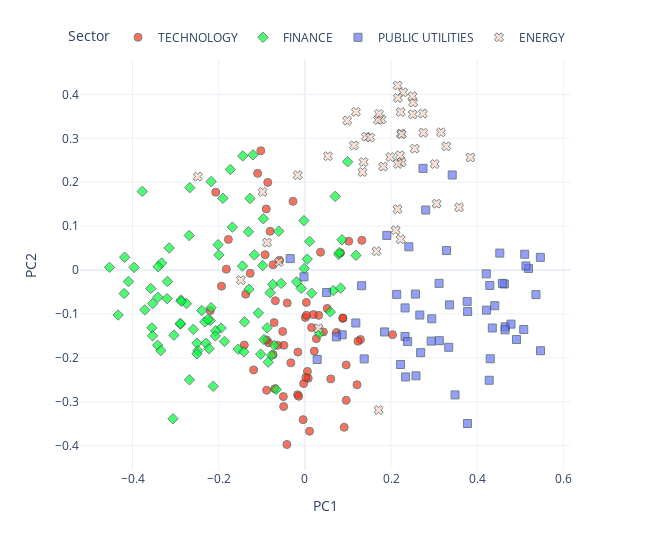

Notebook code cell kept with this figure:
### Code cell
from utils.visualisation_functions import pca_plot_from_embeddings

pca_plot_from_embeddings(
    embedding_matrix=model.embeddings.weight.detach().numpy(),
    sectors=data.sectors,
    tickers=data.tickers,
    industries=data.industries,
    names=data.names,
    dimensions=2,
    reduced=True,
    method="PCA",
    return_df=False,
    rand_state=None,
)

### Figure 1 — Plotly figure (JSON) as saved in the notebook; plotly's stock layout.template omitted (floating-point values rounded to 4 significant figures; data arrays with more than 128 entries replaced by an {"elided": "..."} marker saying what was removed)
{"data": [{"customdata": {"elided": "67x3 str values"}, "hovertemplate": "<b>%{hovertext}</b><br><br>Sector=%{customdata[1]}<br>PC1=%{x}<br>PC2=%{y}<br>ticker=%{customdata[0]}<br>industry=%{customdata[2]}<extra></extra>", "hovertext": ["COMPUTER MANUFACTURING", "EDP SERVICES", "COMPUTER SOFTWARE: PREPACKAGED SOFTWARE", "SEMICONDUCTORS", "EDP SERVICES", "COMPUTER SOFTWARE: PREPACKAGED SOFTWARE", "EDP SERVICES", "SEMICONDUCTORS", "COMPUTER SOFTWARE: PREPACKAGED SOFTWARE", "ELECTRICAL PRODUCTS", "COMPUTER SOFTWARE: PREPACKAGED SOFTWARE", "EDP SERVICES", "COMPUTER SOFTWARE: PREPACKAGED SOFTWARE", "EDP SERVICES", "EDP SERVICES", "RADIO AND TELEVISION BROADCASTING AND COMMUNICATIONS EQUIPMENT", "SEMICONDUCTORS", "COMPUTER COMMUNICATIONS EQUIPMENT", "ELECTRICAL PRODUCTS", "INDUSTRIAL MACHINERY/COMPONENTS", "SEMICONDUCTORS", "COMPUTER COMMUNICATIONS EQUIPMENT", "SEMICONDUCTORS", "INDUSTRIAL MACHINERY/COMPONENTS", "COMPUTER SOFTWARE: PREPACKAGED SOFTWARE", "RADIO AND TELEVISION BROADCASTING AND COMMUNICATIONS EQUIPMENT", "INDUSTRIAL MACHINERY/COMPONENTS", "EDP SERVICES", "COMPUTER MANUFACTURING", "COMPUTER MANUFACTURING", "SEMICONDUCTORS", "SEMICONDUCTORS", "ADVERTISING", "INDUSTRIAL MACHINERY/COMPONENTS", "EDP SERVICES", "PROFESSIONAL SERVICES", "SEMICONDUCTORS", "INDUSTRIAL MACHINERY/COMPONENTS", "SEMICONDUCTORS", "PROFESSIONAL SERVICES", "COMPUTER SOFTWARE: PREPACKAGED SOFTWARE", "RADIO AND TELEVISION BROADCASTING AND COMMUNICATIONS EQUIPMENT", "SEMICONDUCTORS", "SEMICONDUCTORS", "ADVERTISING", "COMPUTER SOFTWARE: PREPACKAGED SOFTWARE", "ELECTRICAL PRODUCTS", "SEMICONDUCTORS", "ELECTRICAL PRODUCTS", "INDUSTRIAL MACHINERY/COMPONENTS", "COMPUTER SOFTWARE: PREPACKAGED SOFTWARE", "EDP SERVICES", "SEMICONDUCTORS", "SEMICONDUCTORS", "INDUSTRIAL MACHINERY/COMPONENTS", "SEMICONDUCTORS", "INDUSTRIAL MACHINERY/COMPONENTS", "COMPUTER SOFTWARE: PREPACKAGED SOFTWARE", "RETAIL: COMPUTER SOFTWARE & PERIPHERAL EQUIPMENT", "SEMICONDUCTORS", "COMPUTER SOFTWARE: PREPACKAGED SOFTWARE", "EDP SERVICES", "ELECTRONIC COMPONENTS", "ADVERTISING", "SEMICONDUCTORS", "COMPUTER PERIPHERAL EQUIPMENT", "EDP SERVICES"], "legendgroup": "TECHNOLOGY", "marker": {"color": "#FD3216", "line": {"color": "DarkSlateGrey", "width": 1}, "opacity": 0.7, "size": 8, "symbol": "circle"}, "mode": "markers", "name": "TECHNOLOGY", "orientation": "v", "showlegend": true, "type": "scatter", "x": [0.03219, 0.05193, -0.08409, 0.09601, 0.01562, -0.1269, -0.1371, -0.1189, 0.02677, -0.04862, 0.02193, 0.04307, 0.01974, 0.2036, 0.001122, 0.06024, 0.01094, -0.04991, -0.2196, -0.08054, -0.01684, -0.04156, 0.003552, -0.08609, 0.08816, 0.09137, -0.1022, 0.1019, -0.03243, 0.00376, 0.005939, -0.01419, -0.1823, -0.0896, 0.1291, -0.1775, -0.07133, -0.08872, -0.07375, -0.2068, -0.06299, -0.1404, -0.04097, 0.007875, -0.09217, -0.002661, -0.05145, 0.1323, -0.01615, -0.02744, -0.0888, -0.06836, 0.09603, -0.04915, 0.08263, 0.1211, -0.1934, 0.0736, 0.03644, 0.002218, -0.06982, -0.1096, 0.1232, -0.07377, -0.003957, -0.0587, 0.08837], "xaxis": "x", "y": [-0.1033, -0.08753, -0.1656, -0.2968, -0.1311, -0.007535, -0.05502, -0.2276, -0.1565, -0.1714, -0.1848, -0.1409, -0.1015, -0.1473, -0.108, -0.248, -0.3673, -0.2884, -0.09261, 0.08825, -0.2841, -0.3975, -0.07377, 0.1996, -0.1098, -0.3584, 0.2716, 0.0657, -0.2115, -0.1031, -0.231, -0.2876, 0.001861, 0.1392, -0.1584, 0.06968, -0.1198, -0.274, -0.1929, 0.1773, -0.1716, -0.1709, -0.07505, -0.2466, 0.03474, -0.2588, -0.14, 0.06765, -0.1869, 0.1564, -0.1593, -0.06996, -0.2162, -0.311, 0.03914, -0.2614, -0.03681, -0.1422, 0.04062, -0.2449, -0.2704, 0.2202, -0.1622, 0.01189, -0.3409, 0.02218, -0.1097], "yaxis": "y"}, {"customdata": {"elided": "93x3 str values"}, "hovertemplate": "<b>%{hovertext}</b><br><br>Sector=%{customdata[1]}<br>PC1=%{x}<br>PC2=%{y}<br>ticker=%{customdata[0]}<br>industry=%{customdata[2]}<extra></extra>", "hovertext": ["INVESTMENT MANAGERS", "DIVERSIFIED COMMERCIAL SERVICES", "LIFE INSURANCE", "PROPERTY-CASUALTY INSURERS", "ACCIDENT &HEALTH INSURANCE", "PROPERTY-CASUALTY INSURERS", "SPECIALTY INSURERS", "SPECIALTY INSURERS", "MAJOR BANKS", "FINANCE: CONSUMER SERVICES", "MAJOR BANKS", "MAJOR BANKS", "COMMERCIAL BANKS", "COMMERCIAL BANKS", "INVESTMENT MANAGERS", "MAJOR BANKS", "MAJOR BANKS", "MAJOR BANKS", "SPECIALTY INSURERS", "MAJOR BANKS", "MAJOR BANKS", "PROPERTY-CASUALTY INSURERS", "MAJOR BANKS", "MAJOR BANKS", "LIFE INSURANCE", "PROPERTY-CASUALTY INSURERS", "MAJOR BANKS", "PROPERTY-CASUALTY INSURERS", "MAJOR BANKS", "FINANCE: CONSUMER SERVICES", "FINANCE: CONSUMER SERVICES", "INVESTMENT MANAGERS", "MAJOR BANKS", "MAJOR BANKS", "MAJOR BANKS", "MAJOR BANKS", "MAJOR BANKS", "MAJOR BANKS", "MAJOR BANKS", "MAJOR BANKS", "MAJOR BANKS", "MAJOR BANKS", "MAJOR BANKS", "PROPERTY-CASUALTY INSURERS", "PROPERTY-CASUALTY INSURERS", "INVESTMENT MANAGERS", "LIFE INSURANCE", "PROPERTY-CASUALTY INSURERS", "PROPERTY-CASUALTY INSURERS", "PROPERTY-CASUALTY INSURERS", "SPECIALTY INSURERS", "MAJOR BANKS", "MAJOR BANKS", "MAJOR BANKS", "MAJOR BANKS", "PROPERTY-CASUALTY INSURERS", "SAVINGS INSTITUTIONS", "PROPERTY-CASUALTY INSURERS", "MAJOR BANKS", "MAJOR BANKS", "INVESTMENT BANKERS/BROKERS/SERVICE", "PROPERTY-CASUALTY INSURERS", "DIVERSIFIED COMMERCIAL SERVICES", "INVESTMENT BANKERS/BROKERS/SERVICE", "INVESTMENT BANKERS/BROKERS/SERVICE", "FINANCE/INVESTORS SERVICES", "PROPERTY-CASUALTY INSURERS", "MAJOR BANKS", "FINANCE: CONSUMER SERVICES", "MAJOR BANKS", "FINANCE: CONSUMER SERVICES", "MAJOR BANKS", "MAJOR BANKS", "MAJOR BANKS", "MAJOR BANKS", "LIFE INSURANCE", "MAJOR BANKS", "INVESTMENT BANKERS/BROKERS/SERVICE", "MAJOR BANKS", "PROPERTY-CASUALTY INSURERS", "MAJOR BANKS", "MAJOR BANKS", "ACCIDENT &HEALTH INSURANCE", "MAJOR BANKS", "MAJOR BANKS", "MAJOR BANKS", "MAJOR BANKS", "MAJOR BANKS", "MAJOR BANKS", "PROPERTY-CASUALTY INSURERS", "MAJOR BANKS", "MAJOR BANKS", "MAJOR BANKS"], "legendgroup": "FINANCE", "marker": {"color": "#00FE35", "line": {"color": "DarkSlateGrey", "width": 1}, "opacity": 0.7, "size": 8, "symbol": "diamond"}, "mode": "markers", "name": "FINANCE", "orientation": "v", "showlegend": true, "type": "scatter", "x": [-0.001391, -0.08756, -0.09627, -0.1682, -0.1728, -0.2175, 0.1187, 0.07888, -0.319, -0.1446, -0.4534, -0.3416, -0.1307, -0.267, -0.117, -0.1079, -0.2175, -0.3327, 0.05913, -0.2505, -0.3405, 0.06582, -0.1944, -0.2393, -0.06648, -0.1296, -0.2873, -0.19, -0.2484, 0.08008, 0.00566, -0.06064, -0.2197, -0.3038, -0.2887, -0.3774, -0.4334, -0.2589, -0.3343, -0.4183, -0.3532, -0.2678, -0.2294, -0.2014, 0.0994, -0.09785, -0.1202, -0.14, -0.07431, 0.01103, 0.01587, -0.3551, 0.03367, -0.2685, -0.3412, -0.002146, -0.1025, -0.05501, -0.2745, -0.4093, -0.1546, -0.07081, -0.07714, -0.2127, -0.01893, -0.095, -0.2067, -0.1415, 0.07045, -0.3197, 0.08627, -0.0849, -0.4193, -0.1994, -0.2321, -0.1441, -0.1866, -0.08059, -0.306, 0.083, -0.3534, -0.2077, -0.1273, -0.2867, -0.3713, -0.2891, -0.2225, -0.3963, -0.3149, -0.008547, -0.2504, -0.225, -0.3575], "xaxis": "x", "y": [0.003517, -0.1318, 0.1168, 0.09767, 0.2291, 0.2015, 0.03338, 0.03553, -0.02605, 0.009153, 0.006118, -0.1714, 0.08709, 0.1877, 0.03446, -0.09792, -0.08569, 0.01594, -0.09539, -0.1665, 0.00764, -0.04696, -0.1322, -0.09237, -0.2721, -0.04367, -0.06836, 0.1634, -0.1838, 0.03986, 0.02492, 0.08849, -0.115, -0.1484, -0.1232, 0.1792, -0.1026, -0.1352, -0.1835, 0.02917, -0.07661, -0.2502, -0.167, 0.0577, 0.2467, 0.01024, 0.2625, -0.1182, -0.03271, 0.06514, -0.05293, -0.1318, -0.1443, 0.07859, -0.06202, 0.1125, -0.1918, -0.03048, -0.07645, -0.02624, -0.1804, -0.1717, -0.1942, -0.2649, -0.02693, -0.1584, -0.1383, -0.1863, 0.1678, -0.06529, 0.06904, -0.21, -0.05362, 0.03437, -0.1183, 0.26, -0.1626, -0.05177, -0.3389, -0.04129, -0.1499, -0.1501, 0.163, -0.07131, -0.09077, -0.1217, -0.1792, 0.006024, 0.05022, -0.04181, -0.1909, -0.1127, -0.04215], "yaxis": "y"}, {"customdata": {"elided": "57x3 str values"}, "hovertemplate": "<b>%{hovertext}</b><br><br>Sector=%{customdata[1]}<br>PC1=%{x}<br>PC2=%{y}<br>ticker=%{customdata[0]}<br>industry=%{customdata[2]}<extra></extra>", "hovertext": ["ELECTRIC UTILITIES: CENTRAL", "POWER GENERATION", "OIL/GAS TRANSMISSION", "POWER GENERATION", "WATER SUPPLY", "TELECOMMUNICATIONS EQUIPMENT", "ELECTRIC UTILITIES: CENTRAL", "TELECOMMUNICATIONS EQUIPMENT", "TELECOMMUNICATIONS EQUIPMENT", "POWER GENERATION", "ELECTRIC UTILITIES: CENTRAL", "TELECOMMUNICATIONS EQUIPMENT", "WATER SUPPLY", "ELECTRIC UTILITIES: CENTRAL", "ELECTRIC UTILITIES: CENTRAL", "POWER GENERATION", "POWER GENERATION", "ELECTRIC UTILITIES: CENTRAL", "ELECTRIC UTILITIES: CENTRAL", "ELECTRIC UTILITIES: CENTRAL", "POWER GENERATION", "TELECOMMUNICATIONS EQUIPMENT", "ELECTRIC UTILITIES: CENTRAL", "ELECTRIC UTILITIES: CENTRAL", "POWER GENERATION", "ELECTRIC UTILITIES: CENTRAL", "OIL/GAS TRANSMISSION", "POWER GENERATION", "OIL/GAS TRANSMISSION", "OIL/GAS TRANSMISSION", "ELECTRIC UTILITIES: CENTRAL", "OIL & GAS PRODUCTION", "ELECTRIC UTILITIES: CENTRAL", "POWER GENERATION", "POWER GENERATION", "TELECOMMUNICATIONS EQUIPMENT", "ELECTRIC UTILITIES: CENTRAL", "ELECTRIC UTILITIES: CENTRAL", "ELECTRIC UTILITIES: CENTRAL", "TELECOMMUNICATIONS EQUIPMENT", "POWER GENERATION", "OIL/GAS TRANSMISSION", "ELECTRIC UTILITIES: CENTRAL", "OIL/GAS TRANSMISSION", "OIL & GAS PRODUCTION", "TELECOMMUNICATIONS EQUIPMENT", "TELECOMMUNICATIONS EQUIPMENT", "NATURAL GAS DISTRIBUTION", "NATURAL GAS DISTRIBUTION", "TELECOMMUNICATIONS EQUIPMENT", "TELECOMMUNICATIONS EQUIPMENT", "NATURAL GAS DISTRIBUTION", "TELECOMMUNICATIONS EQUIPMENT", "POWER GENERATION", "ENVIRONMENTAL SERVICES", "NATURAL GAS DISTRIBUTION", "WATER SUPPLY"], "legendgroup": "PUBLIC UTILITIES", "marker": {"color": "#6A76FC", "line": {"color": "DarkSlateGrey", "width": 1}, "opacity": 0.7, "size": 8, "symbol": "square"}, "mode": "markers", "name": "PUBLIC UTILITIES", "orientation": "v", "showlegend": true, "type": "scatter", "x": [0.5081, 0.2326, 0.3359, 0.2932, 0.2339, 0.0867, 0.2414, -0.03402, 0.02862, 0.4351, 0.4409, 0.1317, 0.258, 0.5364, 0.4631, 0.547, 0.4912, 0.4293, 0.4215, 0.4525, 0.5192, 0.1183, 0.2668, 0.3486, 0.3768, 0.5132, 0.3421, 0.3115, 0.4279, 0.334, 0.3288, 0.2743, 0.2132, 0.4303, 0.5104, 0.1378, 0.2567, 0.4651, 0.5466, 0.05048, 0.3778, 0.3122, 0.4785, 0.3774, 0.2946, 0.2386, 0.07307, 0.2806, 0.4212, 0.1903, 0.185, 0.4584, 0.2222, 0.4646, -0.001994, 0.2326, 0.2688], "xaxis": "x", "y": [-0.1356, -0.1516, -0.07938, -0.1619, -0.2436, -0.1476, 0.0529, 0.02598, -0.2038, -0.1321, -0.0813, -0.03572, -0.241, -0.05606, -0.03188, -0.1839, -0.1582, -0.03522, -0.09139, 0.0386, 0.003605, -0.1207, -0.1026, -0.2846, -0.07196, 0.009279, 0.2166, -0.03042, -0.2512, -0.176, 0.04433, 0.2316, -0.05555, -0.2022, 0.03598, -0.2025, -0.05484, -0.1295, 0.02885, -0.05116, -0.09462, -0.161, -0.1233, -0.3497, -0.1112, -0.163, -0.1523, 0.1368, -0.00875, 0.07886, -0.1411, -0.03039, -0.2152, -0.1362, -0.01545, -0.08634, -0.1883], "yaxis": "y"}, {"customdata": {"elided": "46x3 str values"}, "hovertemplate": "<b>%{hovertext}</b><br><br>Sector=%{customdata[1]}<br>PC1=%{x}<br>PC2=%{y}<br>ticker=%{customdata[0]}<br>industry=%{customdata[2]}<extra></extra>", "hovertext": ["INTEGRATED OIL COMPANIES", "OIL & GAS PRODUCTION", "OIL & GAS PRODUCTION", "INDUSTRIAL MACHINERY/COMPONENTS", "INDUSTRIAL MACHINERY/COMPONENTS", "METAL FABRICATIONS", "INTEGRATED OIL COMPANIES", "NATURAL GAS DISTRIBUTION", "INTEGRATED OIL COMPANIES", "INDUSTRIAL MACHINERY/COMPONENTS", "OIL & GAS PRODUCTION", "INTEGRATED OIL COMPANIES", "OIL & GAS PRODUCTION", "INTEGRATED OIL COMPANIES", "OIL & GAS PRODUCTION", "OIL & GAS PRODUCTION", "CONSUMER ELECTRONICS/APPLIANCES", "OIL & GAS PRODUCTION", "OIL & GAS PRODUCTION", "OIL & GAS PRODUCTION", "CONSUMER ELECTRONICS/APPLIANCES", "OILFIELD SERVICES/EQUIPMENT", "INTEGRATED OIL COMPANIES", "OIL & GAS PRODUCTION", "OIL REFINING/MARKETING", "ELECTRIC UTILITIES: CENTRAL", "OIL & GAS PRODUCTION", "OIL & GAS PRODUCTION", "OIL & GAS PRODUCTION", "OIL & GAS PRODUCTION", "OIL & GAS PRODUCTION", "OILFIELD SERVICES/EQUIPMENT", "OIL & GAS PRODUCTION", "CONSUMER ELECTRONICS/APPLIANCES", "OIL & GAS PRODUCTION", "OIL & GAS PRODUCTION", "OIL & GAS PRODUCTION", "OIL & GAS PRODUCTION", "OILFIELD SERVICES/EQUIPMENT", "OIL & GAS PRODUCTION", "OIL & GAS PRODUCTION", "OIL & GAS PRODUCTION", "OIL & GAS PRODUCTION", "INTEGRATED OIL COMPANIES", "METAL FABRICATIONS", "INTEGRATED OIL COMPANIES"], "legendgroup": "ENERGY", "marker": {"color": "#FED4C4", "line": {"color": "DarkSlateGrey", "width": 1}, "opacity": 0.7, "size": 8, "symbol": "x"}, "mode": "markers", "name": "ENERGY", "orientation": "v", "showlegend": true, "type": "scatter", "x": [0.1662, 0.2153, 0.2512, -0.2485, -0.1484, 0.2206, 0.2232, 0.2223, 0.2151, -0.01643, 0.3845, 0.1421, 0.2108, 0.2247, 0.1777, 0.2248, -0.09809, 0.2749, 0.3014, 0.1986, -0.08771, 0.2738, 0.2502, 0.2283, -0.06007, 0.1711, 0.1698, 0.2223, 0.316, 0.1186, 0.2162, 0.255, 0.2497, 0.0315, 0.05364, 0.1516, 0.3282, 0.1364, 0.1818, 0.216, 0.3058, 0.1139, 0.09838, 0.1338, 0.1721, 0.358], "xaxis": "x", "y": [0.04286, 0.4204, 0.3816, 0.2128, -0.02301, 0.2615, 0.3107, 0.06995, 0.1387, 0.2161, 0.2564, 0.3037, 0.09083, 0.2456, 0.3431, 0.3093, 0.1781, 0.3128, 0.2415, 0.2573, 0.06256, 0.3563, 0.3548, 0.4049, 0.01812, -0.3188, 0.342, 0.36, 0.3137, 0.3603, 0.2417, 0.2764, 0.3959, -0.133, 0.2593, 0.3019, 0.2819, 0.2461, 0.2357, 0.392, 0.1511, 0.2839, 0.3405, 0.2233, 0.3557, 0.1427], "yaxis": "y"}], "layout": {"height": 550, "legend": {"orientation": "h", "title": {"text": "Sector"}, "tracegroupgap": 0, "x": 1, "xanchor": "right", "y": 1.02, "yanchor": "bottom"}, "margin": {"t": 60}, "width": 650, "xaxis": {"anchor": "y", "domain": [0, 1], "title": {"text": "PC1"}}, "yaxis": {"anchor": "x", "domain": [0, 1], "title": {"text": "PC2"}}}}
